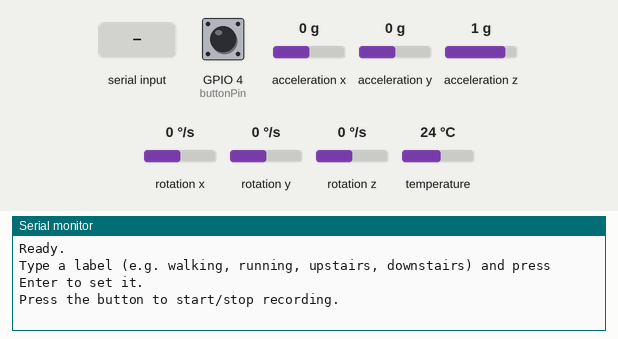
Simulated run of this sketch. Board: ESP32. Parts: the last lines printed to the serial monitor. The inputs (shaded band) are chosen by the test bench; at power-on: GPIO 4 (buttonPin) HIGH, acceleration y 0 g, acceleration z 1 g, acceleration x 0 g, rotation x 0 °/s, rotation y 0 °/s, rotation z 0 °/s, temperature 24 °C.

Above: at 1.3 s.
1.4 s: GPIO 4 (buttonPin) pulled LOW for 0.15 s
At 1.52 s:
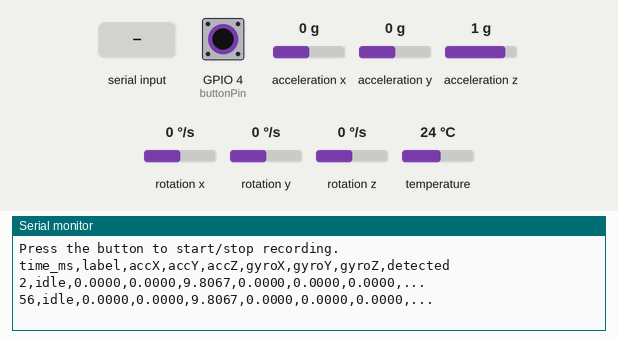
3.0 s: acceleration y set to -1.4 g
At 3.52 s:
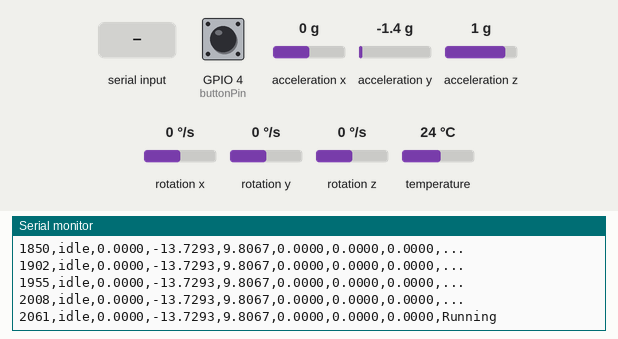
5.0 s: "1\n" received over Serial
At 5.11 s:
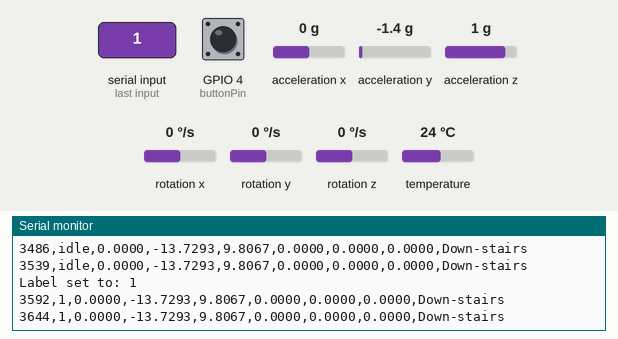
6.5 s: acceleration z set to -1.4 g
At 6.53 s:
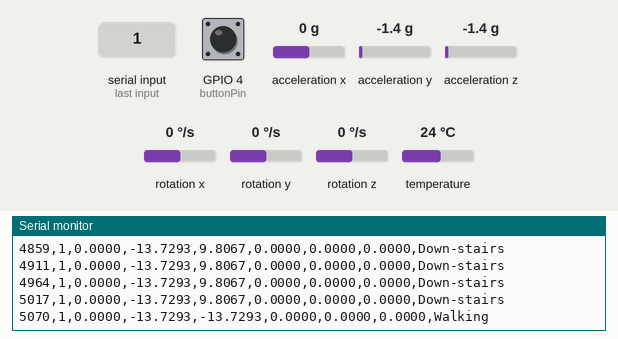
8.0 s: GPIO 4 (buttonPin) pulled LOW for 1 s
At 9.6 s:
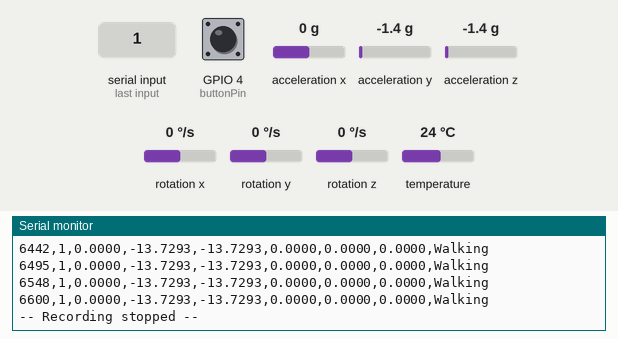
10.5 s: GPIO 4 (buttonPin) pulled LOW for 0.15 s
At 10.62 s:
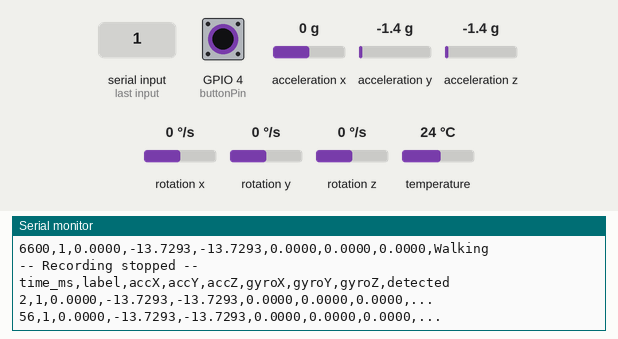
Timing chart, 0 to 13.1 s (numbered marks = the images above; inputs shaded):
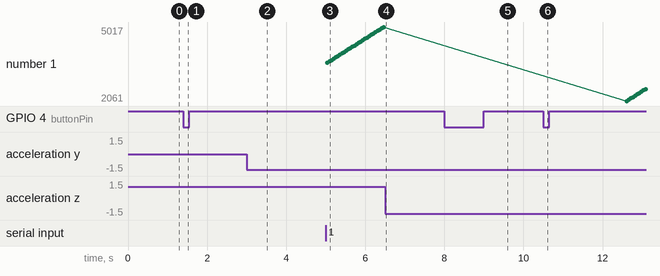

The sketch:

activity_detector.ino
```cpp
/*
 * FINAL FIRMWARE: labeled data logger + real-time activity classifier.
 * ESP32 + MPU6050 (I2C: SDA = D21, SCL = D22), start/stop touch-wire on D4.
 *
 * Streams one CSV row per sample (~20 Hz) while recording:
 *   time_ms,label,accX,accY,accZ,gyroX,gyroY,gyroZ,detected
 * `label` is the ground truth typed over serial, `detected` is the rule-based
 * prediction over a 40-sample (~2 s) window ("..." until the first window fills).
 *
 * Libraries: Adafruit MPU6050, Adafruit Unified Sensor. Board: ESP32 Dev Module.
 * This is the sketch that produced data/raw/accuracy_run.csv.
 */
#include <Adafruit_MPU6050.h>
#include <Adafruit_Sensor.h>
#include <Wire.h>
#include <math.h>

Adafruit_MPU6050 mpu;

const int buttonPin = 4; // D4 connected to button, other side to GND (using internal pull-up)

String activityLabel = "idle"; // default label before you set one
bool recording = false;
unsigned long startTime;

// Debounce for button
bool lastButtonState = HIGH;
unsigned long lastDebounceTime = 0;
const unsigned long debounceDelay = 50;

// ---- Sliding window for real-time detection ----
const int WINDOW_SIZE = 40; // ~2 seconds at 20 Hz
float accY_buf[WINDOW_SIZE];
float accZ_buf[WINDOW_SIZE];
float gyroY_buf[WINDOW_SIZE];
int bufIndex = 0;
bool bufFull = false;

// ---- Thresholds derived from collected data ----
const float RUNNING_ACCY_STD_THRESHOLD = 4.0;
const float DOWNSTAIRS_ACCZ_STD_MAX    = 0.7;
const float UPSTAIRS_ACCZ_STD_MAX      = 1.1;
const float DOWNSTAIRS_GYROY_PTP_MAX   = 1.8;

float computeMean(float *buf, int n) {
  float sum = 0;
  for (int i = 0; i < n; i++) sum += buf[i];
  return sum / n;
}

float computeStd(float *buf, int n, float mean) {
  float sumSq = 0;
  for (int i = 0; i < n; i++) {
    float diff = buf[i] - mean;
    sumSq += diff * diff;
  }
  return sqrt(sumSq / n);
}

float computePeakToPeak(float *buf, int n) {
  float maxVal = buf[0];
  float minVal = buf[0];
  for (int i = 1; i < n; i++) {
    if (buf[i] > maxVal) maxVal = buf[i];
    if (buf[i] < minVal) minVal = buf[i];
  }
  return maxVal - minVal;
}

String classifyActivity(float accY_std, float accZ_std, float gyroY_ptp) {
  if (accY_std > RUNNING_ACCY_STD_THRESHOLD) {
    return "Running";
  } else if (accZ_std < DOWNSTAIRS_ACCZ_STD_MAX && gyroY_ptp < DOWNSTAIRS_GYROY_PTP_MAX) {
    return "Down-stairs";
  } else if (accZ_std < UPSTAIRS_ACCZ_STD_MAX) {
    return "Up-stairs";
  } else {
    return "Walking";
  }
}

void setup() {
  Serial.begin(115200);
  while (!Serial) delay(10);

  pinMode(buttonPin, INPUT_PULLUP);

  if (!mpu.begin()) {
    Serial.println("Failed to find MPU6050 chip");
    while (1) {
      delay(10);
    }
  }

  mpu.setAccelerometerRange(MPU6050_RANGE_8_G);
  mpu.setGyroRange(MPU6050_RANGE_500_DEG);
  mpu.setFilterBandwidth(MPU6050_BAND_21_HZ);

  delay(100);

  Serial.println("Ready.");
  Serial.println("Type a label (e.g. walking, running, upstairs, downstairs) and press Enter to set it.");
  Serial.println("Press the button to start/stop recording.");
}

void loop() {
  // --- Handle label input from Serial Monitor ---
  if (Serial.available() > 0) {
    String input = Serial.readStringUntil('\n');
    input.trim();
    if (input.length() > 0) {
      activityLabel = input;
      Serial.print("Label set to: ");
      Serial.println(activityLabel);
    }
  }

  // --- Handle button press (toggle recording) with debounce ---
  bool reading = digitalRead(buttonPin);
  if (reading != lastButtonState) {
    lastDebounceTime = millis();
  }

  if ((millis() - lastDebounceTime) > debounceDelay) {
    static bool buttonHandled = false;

    if (reading == LOW && !buttonHandled) {
      recording = !recording;
      buttonHandled = true;

      if (recording) {
        startTime = millis();
        bufIndex = 0;
        bufFull = false;
        Serial.println("time_ms,label,accX,accY,accZ,gyroX,gyroY,gyroZ,detected");
      } else {
        Serial.println("-- Recording stopped --");
      }
    } else if (reading == HIGH) {
      buttonHandled = false;
    }
  }

  lastButtonState = reading;

  // --- Record data if active ---
  if (recording) {
    sensors_event_t a, g, temp;
    mpu.getEvent(&a, &g, &temp);

    unsigned long t = millis() - startTime;

    // --- Update sliding window ---
    accY_buf[bufIndex] = a.acceleration.y;
    accZ_buf[bufIndex] = a.acceleration.z;
    gyroY_buf[bufIndex] = g.gyro.y;

    bufIndex++;

    if (bufIndex >= WINDOW_SIZE) {
      bufIndex = 0;
      bufFull = true;
    }

    // --- Classify using the window (once full) ---
    String detected = "...";

    if (bufFull) {
      float accY_mean = computeMean(accY_buf, WINDOW_SIZE);
      float accY_std  = computeStd(accY_buf, WINDOW_SIZE, accY_mean);

      float accZ_mean = computeMean(accZ_buf, WINDOW_SIZE);
      float accZ_std  = computeStd(accZ_buf, WINDOW_SIZE, accZ_mean);

      float gyroY_ptp = computePeakToPeak(gyroY_buf, WINDOW_SIZE);

      detected = classifyActivity(accY_std, accZ_std, gyroY_ptp);
    }

    Serial.print(t);
    Serial.print(",");
    Serial.print(activityLabel);
    Serial.print(",");
    Serial.print(a.acceleration.x, 4);
    Serial.print(",");
    Serial.print(a.acceleration.y, 4);
    Serial.print(",");
    Serial.print(a.acceleration.z, 4);
    Serial.print(",");
    Serial.print(g.gyro.x, 4);
    Serial.print(",");
    Serial.print(g.gyro.y, 4);
    Serial.print(",");
    Serial.print(g.gyro.z, 4);
    Serial.print(",");
    Serial.println(detected);

    delay(50); // ~20 Hz sampling rate
  }
}
```

Measured:
- after the input at 1.4 s, the serial monitor: prints a new line after 0.05 s (image 1)
- after the input at 3.0 s, the serial monitor: prints a new line at once (image 2)
- after the input at 10.5 s, the serial monitor: prints a new line after 0.05 s (image 6)
- plotted number 1: 5017 → 2536 after the input at 10.5 s
